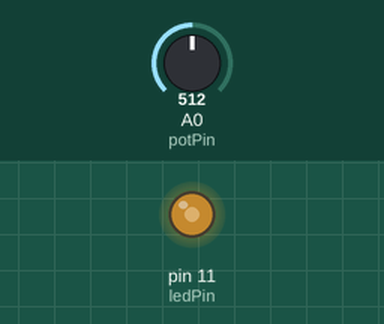
Recording of a sketch running on a simulated Arduino Uno, built with avr-gcc and run on an emulated ATmega328P. Parts: output pins drawn as LEDs (lit = HIGH). The inputs (shaded band) are chosen by the test bench; at power-on: A0 (potPin) = 512.

Above: at 1.2 s.
1.3 s: A0 (potPin) set to 716
At 2.3 s:
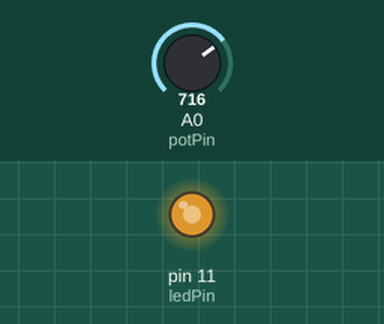
2.8 s: A0 (potPin) set to 900
At 3.5 s:
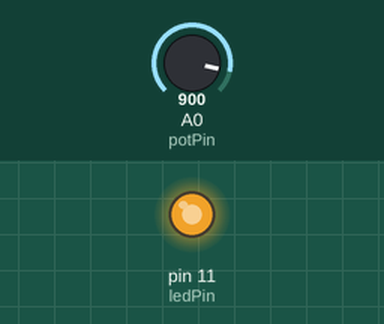
4.3 s: A0 (potPin) set to 122
At 4.7 s:
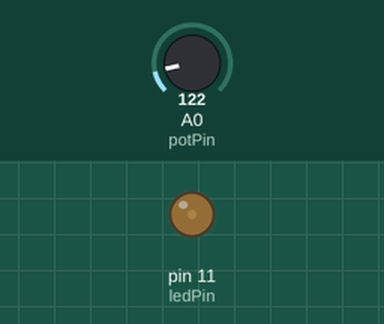
5.8 s: A0 (potPin) set to 0
At 7.0 s:
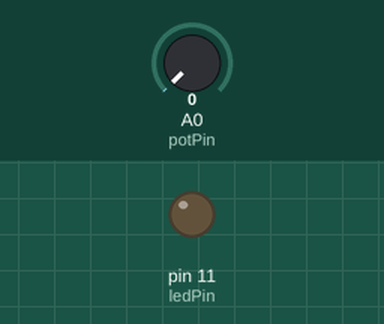
7.3 s: A0 (potPin) set to 511
At 8.4 s:
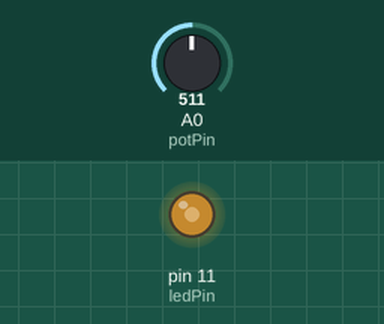
Timing chart, 0 to 9.8 s (numbered marks = the images above; inputs shaded):
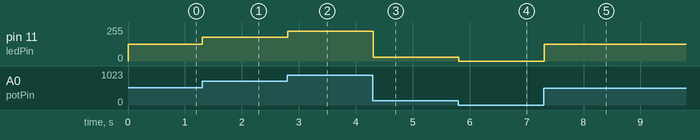

The sketch:

potBrightensLED.ino
```cpp
int potPin = 0;
int ledPin = 11;
int ledLevel = 0;

void setup()
{
  pinMode(potPin, INPUT);
  pinMode(ledPin, OUTPUT);

  Serial.begin(9600);
}

void loop()
{
  //Serial.println(analogRead(potPin));
  ledLevel = (analogRead(potPin) / 1024.0) * 255.0;
  //Serial.println(ledLevel);
  analogWrite(ledPin, ledLevel);
  delay(100);
}
```

Measured:
- after the input at 1.3 s, pin 11 (ledPin): 127/255 → 178/255 at once
- after the input at 2.8 s, pin 11 (ledPin): 178/255 → 224/255 at once
- after the input at 4.3 s, pin 11 (ledPin): 224/255 → 30/255 at once
- after the input at 5.8 s, pin 11 (ledPin): 30/255 → 0/255 at once
- after the input at 7.3 s, pin 11 (ledPin): 0/255 → 127/255 at once
